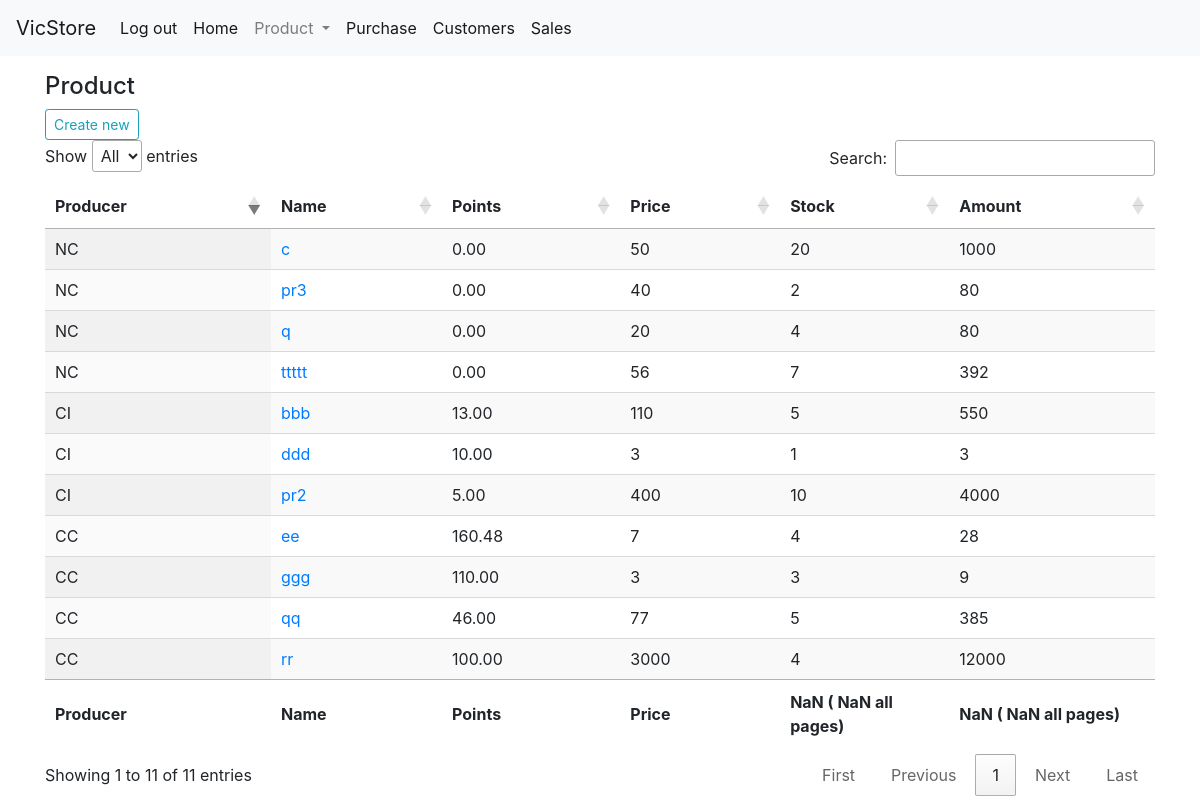
/product/ (signed in), run on the app's committed database.
### product/models.py (models this page shows, shortened)
class Product(models.Model):
    PRODUCER = (
        ('CC', 'Colway Classic'),
        ('CI', 'Colway International'),
        ('NC', 'Non Colway'),
    )
    producer = models.CharField(max_length=2,choices=PRODUCER)
    name = models.CharField(max_length=50, unique=True)
    price = models.PositiveIntegerField()
    points = models.DecimalField(max_digits=6, decimal_places=2, default=0)
    discontinued = models.BooleanField(default=False)
    link = models.URLField(blank=True)
    stock = models.PositiveIntegerField()
    created_at = models.DateField(auto_now_add=True)
    updated_at = models.DateField(auto_now=True)
    class Meta:
        db_table = 'product'
        ordering = ('producer','name',)
        verbose_name = 'product'
        verbose_name_plural = 'products'

### product/views.py (the view)
# urls.py: path('', ProductListView.as_view(), name='product-list'),
class ProductListView(LoginRequiredMixin, ListView):
    model = Product

### sell/templatetags/table_operations.py (called while the page is built)
@register.filter
def mult(value, arg):
    return value * arg

### product/templates/product/product_list.html
{% extends "base_prod.html" %}
{% load table_operations %}
{% block content %}
<h4>Product</h4>
<a class="btn btn-outline-info btn-sm" href="{% url 'product:product-create' %}">Create new</a>
  <table id="mydatatable" class="display" style="width:100%">
    <thead>
      <tr>
        <th scope="col">Producer</th>
        <th scope="col">Name</th>
        <th scope="col">Points</th>
        <th scope="col">Price</th>
        <th scope="col">Stock</th>
        <th scope="col">Amount</th>
      </tr>
    </thead>
    <tbody>
{% for prod in object_list %}
      <tr>
        <td>{{ prod.producer }}</td>
        <td><a href="{% url 'product:product-detail' prod.id %}/">{{ prod.name }}</td>
        <td>{{ prod.points }}</td>
        <td>{{ prod.price }}</td>
        <td>{{ prod.stock }}</td>
        <td>{{ prod.stock|mult:prod.price }}</td>
      </tr>
{% endfor %}
</tbody>
       <tfoot>
           <tr>
             <th scope="col">Producer</th>
             <th scope="col">Name</th>
             <th scope="col">Points</th>
             <th scope="col">Price</th>
             <th scope="col">Stock</th>
             <th scope="col">Amount</th>
           </tr>
       </tfoot>
   </table>
{% endblock %}

### data on the page
Product: producer "CC", name "ee", points "160.48", price "7", stock "4", stock|mult "28"
Product: producer "CC", name "ggg", points "110.00", price "3", stock "3", stock|mult "9"
Product: producer "CC", name "qq", points "46.00", price "77", stock "5", stock|mult "385"
Product: producer "CC", name "rr", points "100.00", price "3000", stock "4", stock|mult "12000"
Product: producer "CI", name "bbb", points "13.00", price "110", stock "5", stock|mult "550"
Product: producer "CI", name "ddd", points "10.00", price "3", stock "1", stock|mult "3"
Product: producer "CI", name "pr2", points "5.00", price "400", stock "10", stock|mult "4000"
Product: producer "NC", name "c", points "0.00", price "50", stock "20", stock|mult "1000"
Product: producer "NC", name "pr3", points "0.00", price "40", stock "2", stock|mult "80"
Product: producer "NC", name "q", points "0.00", price "20", stock "4", stock|mult "80"
Product: producer "NC", name "ttttt", points "0.00", price "56", stock "7", stock|mult "392"
